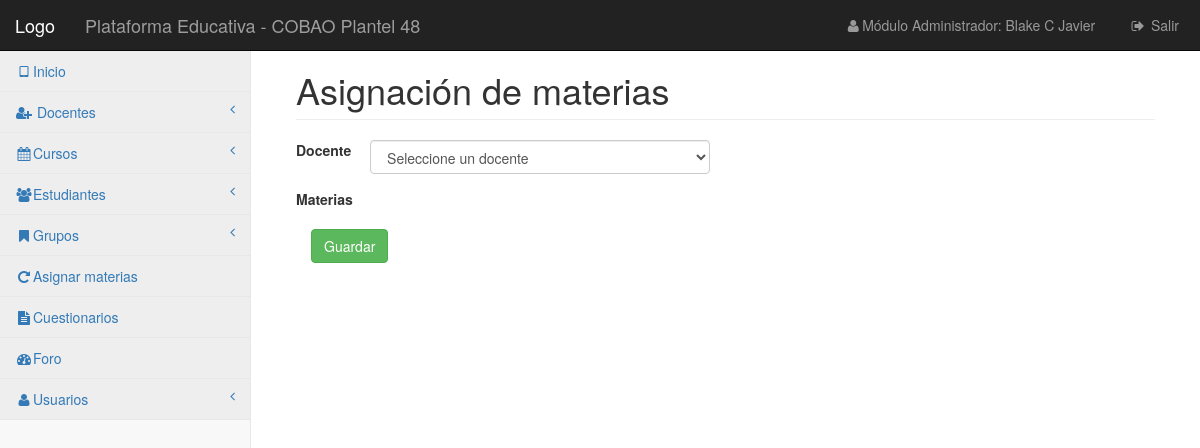
Before: /vistas/grupos/asignar.php (signed in) with the older database file.
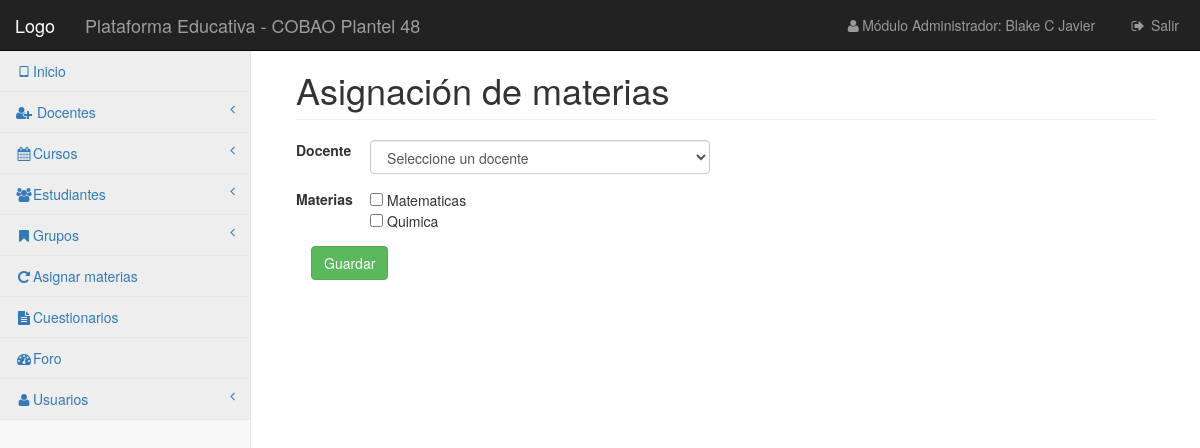
After: the same page with the newer database file.
### tables this page shows
CREATE TABLE `curso` (
  `id` int(11) NOT NULL,
  `nombre` varchar(30) DEFAULT NULL,
  `grado` char(1) DEFAULT NULL,
  `clave` varchar(15) NOT NULL,
  `descripcion` varchar(100) DEFAULT NULL
);

### librerias/Simple_sessions.php (called while the page is built, shortened)
<?php
class Simple_sessions{
private $my_sess;
public function  __construct($sess_name = 'simple_sessions'){
$this->my_sess = &$_SESSION;
}
public function check_sess($name){
return isset($this->my_sess[$name]);
}
}
?>

### vistas/grupos/asignar.php (the view, shortened to what this page needs)
<?php
require_once '../../librerias/Simple_sessions.php';
$obj_ses = new Simple_sessions();
if ($obj_ses->check_sess('userid')) {
    require_once '../../plantillas/header-a.php';
    include "../../control/conexion.php";
    ?>
<div id="page-wrapper">
    <div class="container-fluid">
    <div class="row">
        <div class="col-lg-12">
            <h1 class="page-header">Asignación de materias</h1>
        </div>
    </div>
    <div class="row">
        <div class="col-lg-12">
            <form action="../../control/grupo/asignar-m.php" method="post" class="form-horizontal" >
                <div class="form-group">
                    <label class="col-md-1">Docente</label>
                    <div class="col-md-5">
                        <select name="docSel" id=""  class="form-control">
                            <option value="-1">Seleccione un docente</option>
                        </select>
                    </div>
                </div>
                <div class="form-group">
                    <label class="col-md-1">Materias</label>
                    <div class="col-md-5">
                            <?php
                            $consulta2 = "SELECT * FROM `curso` WHERE `descripcion` < '3' ";
                            $ejecutar2 = $conexion->query($consulta2);
                            while ($datos2 = $ejecutar2->fetch_assoc()){
                                echo "<input type='checkbox' name='curChe[]' value='".$datos2['id']."'> ".$datos2['nombre']." <br>";
                            }
                            ?>
                    </div>
                </div>
                <div class="col-sm-12">
                    <button class="btn btn-success">Guardar</button>
                </div>
            </form>
        </div>
    </div>
    <?php require_once '../../plantillas/footer.php';
}
else{
    header("Location: ../../index.php");
}
?>

Changed rows visible on the page:
now on this page (row edited): curso: nombre "Matematicas"
now on this page (row edited): curso: nombre "Quimica"
